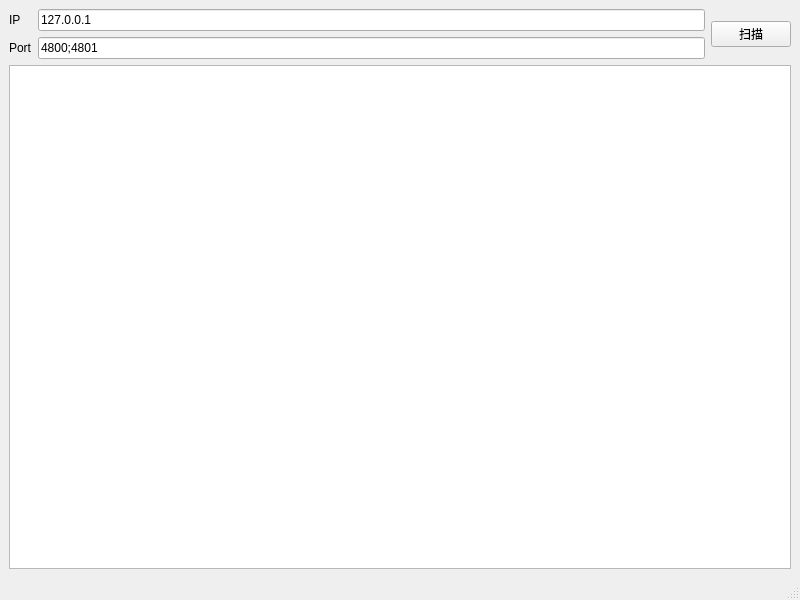
<?xml version="1.0" encoding="UTF-8"?>
<ui version="4.0">
 <class>PortScanner</class>
 <widget class="QMainWindow" name="PortScanner">
  <property name="geometry">
   <rect>
    <x>0</x>
    <y>0</y>
    <width>800</width>
    <height>600</height>
   </rect>
  </property>
  <property name="minimumSize">
   <size>
    <width>800</width>
    <height>600</height>
   </size>
  </property>
  <property name="windowTitle">
   <string>PortScanner</string>
  </property>
  <widget class="QWidget" name="centralwidget">
   <layout class="QGridLayout" name="gridLayout">
    <item row="0" column="1">
     <widget class="QLineEdit" name="lineEdit_IPAddress">
      <property name="text">
       <string>127.0.0.1</string>
      </property>
     </widget>
    </item>
    <item row="0" column="0">
     <widget class="QLabel" name="label">
      <property name="text">
       <string>IP</string>
      </property>
     </widget>
    </item>
    <item row="1" column="1">
     <widget class="QLineEdit" name="lineEdit_Port">
      <property name="text">
       <string>4800;4801</string>
      </property>
     </widget>
    </item>
    <item row="1" column="0">
     <widget class="QLabel" name="label_2">
      <property name="text">
       <string>Port</string>
      </property>
     </widget>
    </item>
    <item row="2" column="0" colspan="3">
     <widget class="QListView" name="listView"/>
    </item>
    <item row="0" column="2" rowspan="2">
     <widget class="QPushButton" name="pushButton_Scan">
      <property name="text">
       <string>扫描</string>
      </property>
     </widget>
    </item>
   </layout>
  </widget>
  <widget class="QStatusBar" name="statusbar"/>
 </widget>
 <resources/>
 <connections/>
</ui>
